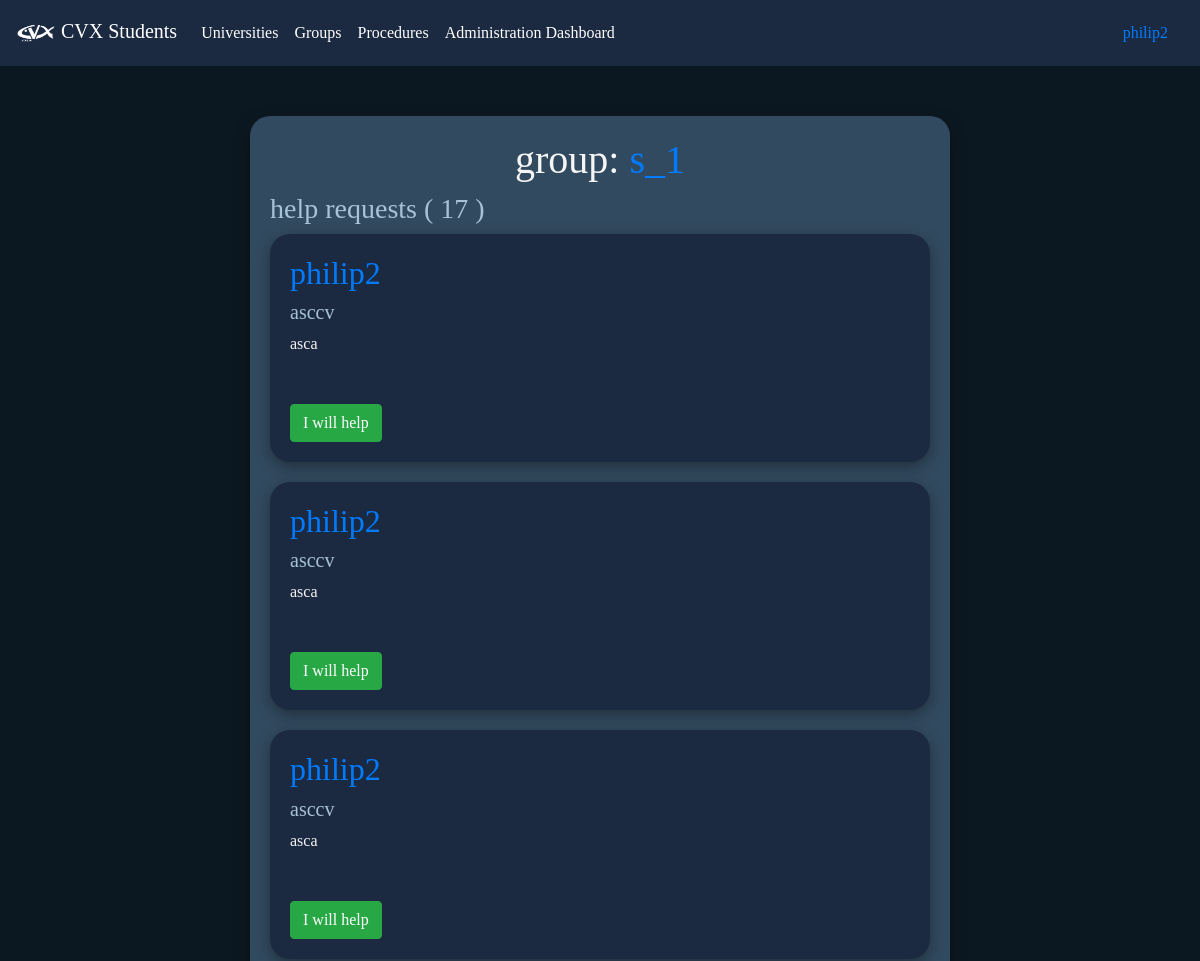
The app's page /accounts/help_requests/1/ (signed in, upper part), older data.
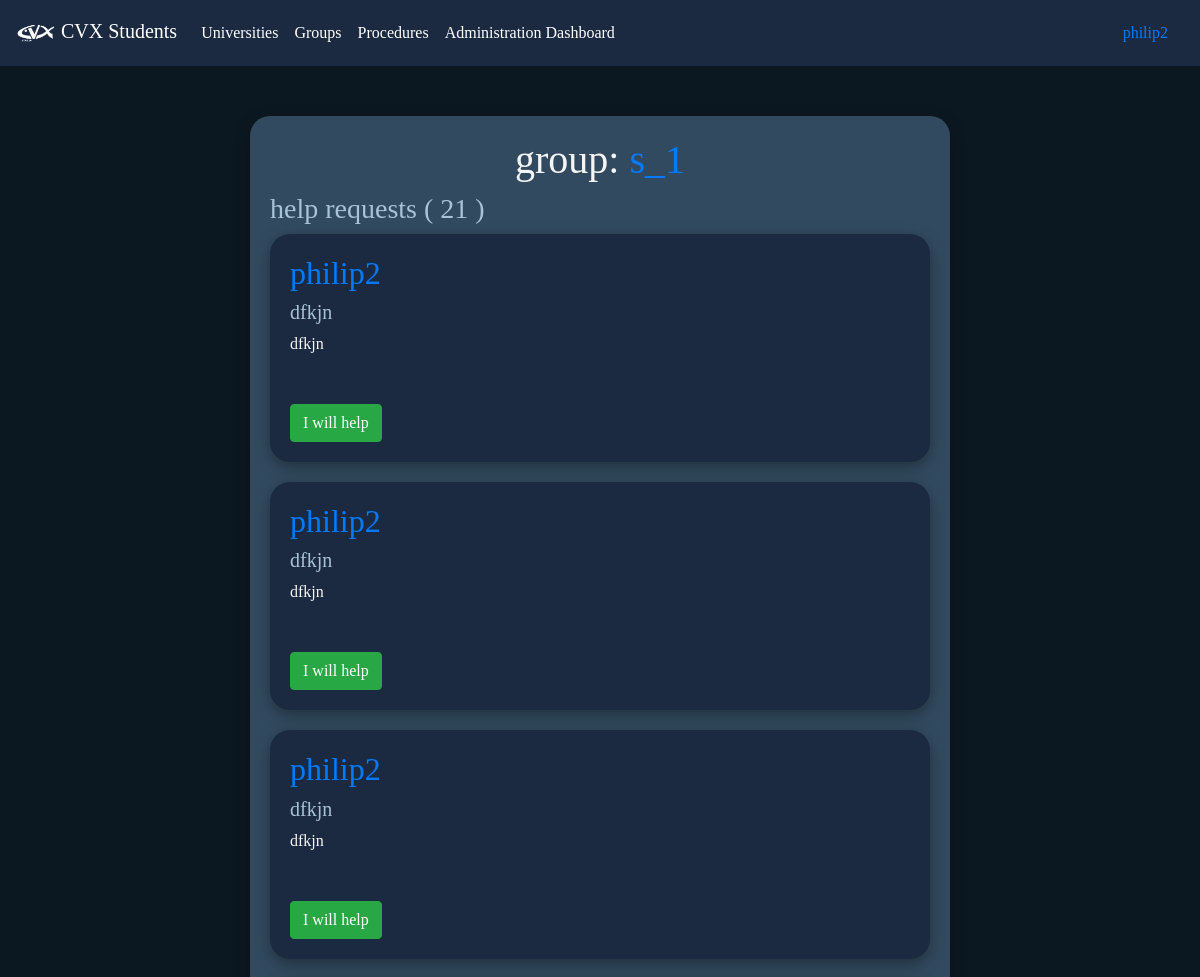
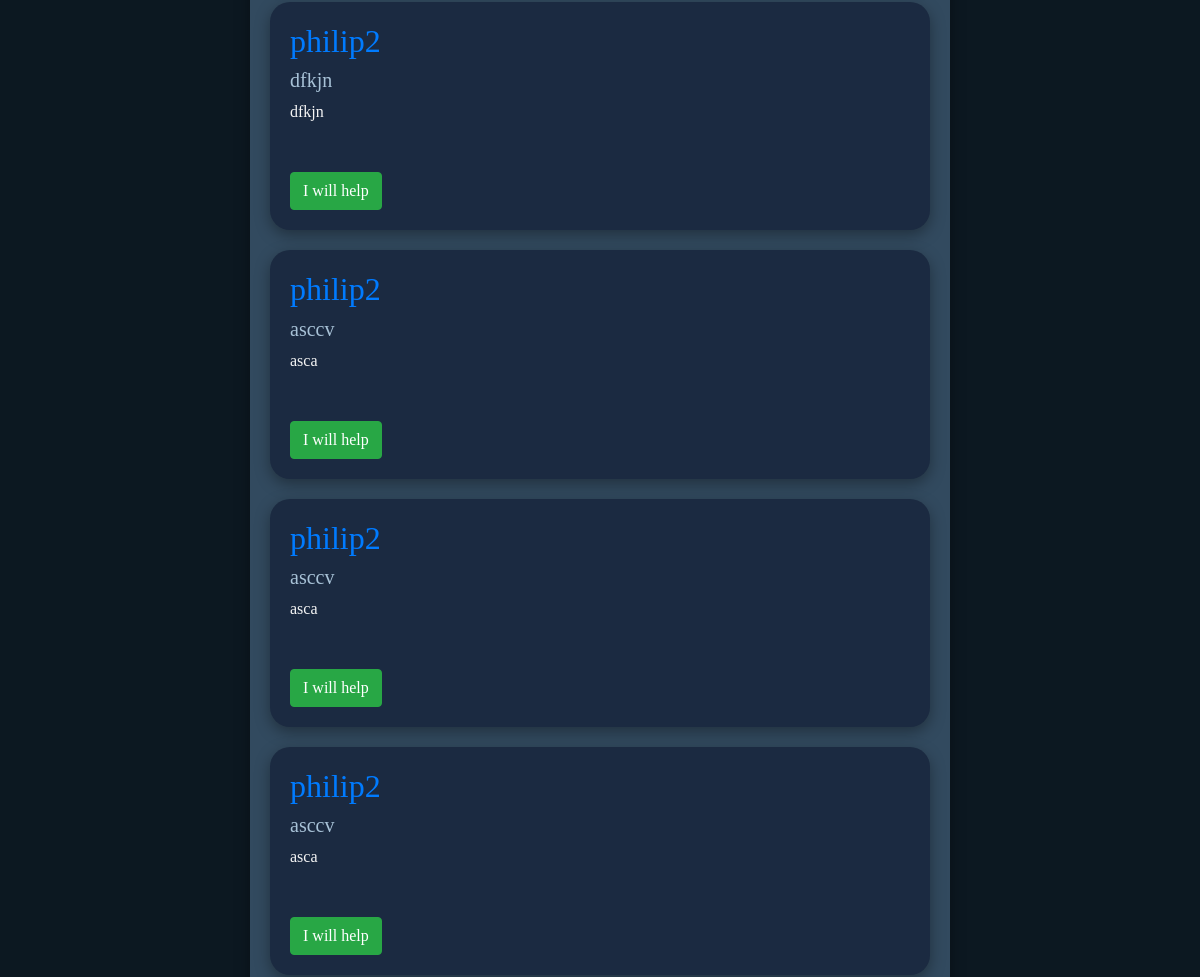
The same page, newer data (2 pictures, top to bottom).
### users/models.py (models this page shows, shortened)
class SupportGroupHelpRequest(models.Model):
    support_gourp   = models.ForeignKey(SupportGourp, on_delete=models.CASCADE)
    user                    = models.ForeignKey(User, on_delete=models.CASCADE, related_name='user')
    about                   = models.TextField(blank=True)
    message                 = models.TextField(blank=True)
    helper                  = models.ForeignKey(User, on_delete=models.CASCADE, related_name='helper', null=True)

### users/views.py (the view, shortened to what this page needs)
# urls.py: path('help_requests/<int:group_id>/', view_help_requests, name='view_help_requests'),
def view_help_requests(request, group_id):
    group = SupportGourp.objects.get(pk = group_id)
    if group.admin != request.user and not len(SupportGourpUser.objects.filter(user = request.user)) :
        return render(request, 'access_denied.html', {'message_title':'Access Denied', 'message_detail': "you can't view this page, because you are not the admin of this group"})
    requests = SupportGroupHelpRequest.objects.filter(support_gourp = group)
    return render(request, 'help_requests.html', {'group': group, 'requests': requests, 'group_id': group_id})

### users/models.py (called while the page is built)
    def __str__(self):
        return self.name

### users/templates/help_requests.html (shortened to what this page needs)
{% extends "general_form.html" %}
{% load static %}
{% block in_form %}
    <h1>group: <a href="{% url 'view_support_group' group_id=group.id %}">{{ group }}</a> </h1>
    <h3>help requests ( {{ requests.count }} )</h3>
    {% for j_request in requests|dictsortreversed:"pk" %}
        <form method="post" class="list_item">
            <h2><a href="{% url 'profile' user_id=j_request.user.pk %}">{{ j_request.user }}</a></h2>
            <h5>{{ j_request.about }}</h5>
            <p>{{ j_request.message|linebreaks }}</p>
            <br><br>
            {% if j_request.helper == None %}
                <button type="submit" class="btn btn-success" name="i_will_help" value="{{ j_request.pk }}">I will help</button>
            {% else %}
                <h5> <a href="{% url 'profile' j_request.helper.pk %}">{{ j_request.helper }}</a>  is helping</h5>
            {% endif %}
        </form>
    {% endfor %}
{% endblock %}

Row changes from the older to the newer data that the page shows:
added SupportGroupHelpRequest: user "philip2", about "dfkjn", message "dfkjn", {{ j_request.pk }} 36 (drawn)
added SupportGroupHelpRequest: user "philip2", about "dfkjn", message "dfkjn", {{ j_request.pk }} 35 (drawn)
added SupportGroupHelpRequest: user "philip2", about "dfkjn", message "dfkjn", {{ j_request.pk }} 34 (drawn)
added SupportGroupHelpRequest: user "philip2", about "dfkjn", message "dfkjn", {{ j_request.pk }} 33 (drawn)
Text that changed along with them:
{{ requests.count }}: "17" → "21"
